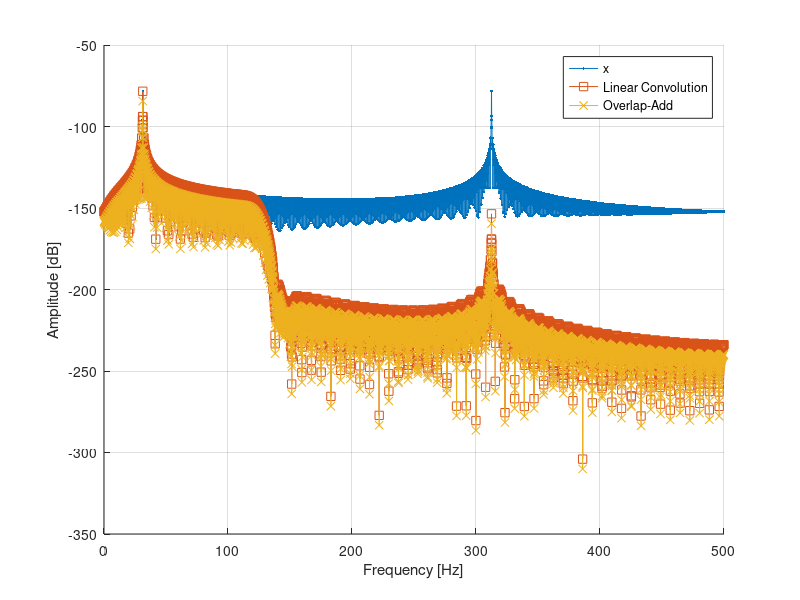
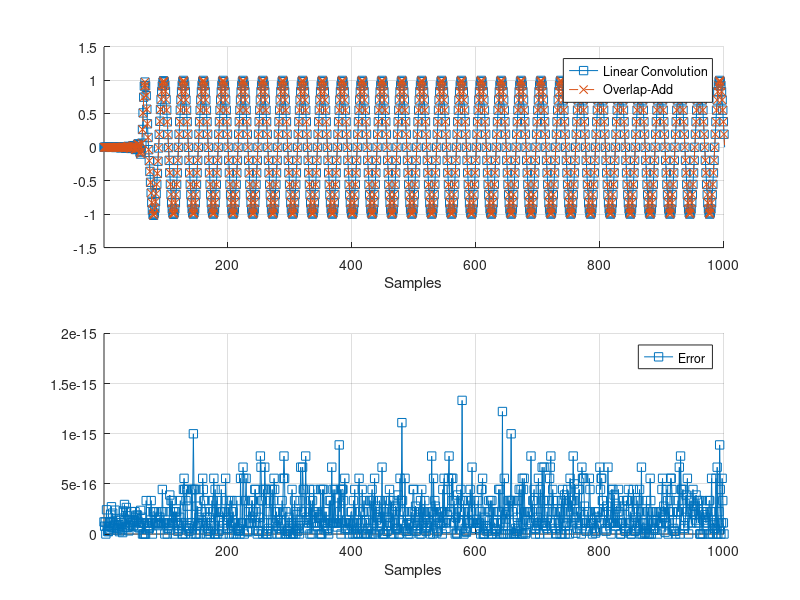

These figures' MATLAB source, in order:
%% Frequency Domain Filtering - Overlap-Add method
% Implement the Frequency Domain Filtering between $x[n]$ and $h[n]$ using
% the Overlap-Add method.
% 
% *Parameters*
% 
% * $x[n] = cos(2 \pi F_{0} nT_s) + cos(2 \pi F_1 n T_s)$
% * F_0 = 31.25 [Hz]
% * F_1 = 312.5 [Hz]
% * F_s = 1 [kHz];
% * N=256; M = 129;
% * h = fir1(M-1,0.25);
%

%% Clear
clc;            % Clear the text from the Command Window
clear;          % Remove all variables from the current workspace
close all;      % Close all figures

%% Parameters

Fc0 = 31.25;
Fc1 = 312.5;
Fs = 1000;
Ts = 1/Fs;

N = 256;    % FFT Points
M = 129;    % Length of the filter
h = fir1(M-1,0.25).';

%% Exercise

len = 1e4;
n = 0:len-1;
x = cos(2*pi*Fc0*n*Ts).' + cos(2*pi*Fc1*n*Ts).';

% Linear Convolution used as reference
y_L = conv(x,h);

%% Frequency transform and zero padding
% Filtering is done using a N-FFT, and to use it, the signal must be used
% to create many N-length vectors. These vectors are composed of the signal
% samples and a zero-filled vector. In this example, N=64 and a FFT input
% vector is composed of N/2 samples of the signal and N/2 zeros.

% Signal buffering of length N_fft/2
x_b = buffer(x,N/2);

% Zero padding
zero_b = zeros(size(x_b));

% Concatenation
x_b = [x_b; zero_b];

% FFT performed to each column
X_b_f = fft(x_b,N);

% FFT of the filter
% If the FFT length is larger than the length of the vector,
% the input vector is padded with zeros
H_f = fft(h,N);

%% Product in the frequecy domain and IFFT

% Product
Y_f = zeros(size(X_b_f));
for i=1:size(Y_f,2)
  Y_f(:,i) = X_b_f(:,i).*(H_f);
end

% IFFT
y_b = ifft(Y_f,N);
y_b = real(y_b);

%% Post IFFT processing
% Since N/2 zeros have been added, the IFFT output sequences must be added
% between them as shown in the following figure:
% (https://upload.wikimedia.org/wikipedia/commons/7/77/Depiction_of_overlap-add_algorithm.png)
% 

y = zeros(size(y_b,1)*size(y_b,2),1);
for i = 1:size(y_b,2)
  n_temp_1 = 1 + (i-1)*(N/2) : i*N/2;
  n_temp_2 = 1 + i*N/2 : (i+1)*N/2;
  y(n_temp_1) = y(n_temp_1) + y_b(1:N/2,i);
  y(n_temp_2) = y(n_temp_2) + y_b(1+N/2:end,i);
end

%% Plot

% Using 'freqz'
nFFT = 2^12; % Number of points of the fft
Xf      = freqz(x, length(x), nFFT);
Yf_L    = freqz(y_L, length(y_L), nFFT);
[Yf, w] = freqz(y, length(y), nFFT);

% Frequency normalization
w = w/pi * (Fs/2);

% Mag to dB
Xf     = mag2db(abs(Xf)/nFFT);
Yf_L   = mag2db(abs(Yf_L)/nFFT);
Yf     = mag2db(abs(Yf)/nFFT);

% Frequency Response
figure
hold on
plot(w, Xf,   '.-')
plot(w, Yf_L, 's-')
plot(w, Yf,   'x-')
hold off
grid on
legend({'x','Linear Convolution', 'Overlap-Add'})
xlabel('Frequency [Hz]')
ylabel('Amplitude [dB]')

% Error between the Linear convolution and the frequency filtering
len_err = min([length(y_L),length(y)]);
error = y_L(1:len_err)-y(1:len_err);
error = abs(error);

figure;
subplot(2,1,1)
  hold on
  plot(y_L,'s-')
  plot(y,'x--')
  hold off
  xlim([1,1e3])
  legend({'Linear Convolution', 'Overlap-Add'})
  grid on
  xlabel('Samples')
subplot(2,1,2)
  hold on
  plot(error,'s-')
  hold off
  xlim([1,1e3])
  legend({'Error'})
  grid on
  xlabel('Samples')
